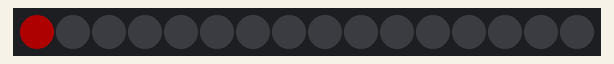
Simulated run of this sketch. Board: Arduino Uno, built with avr-gcc and run on an emulated ATmega328P. Shown: 16 RGB LEDs in strip order, left to right. Dim RGB values are drawn brighter than linear.

Above: at 0.15 s.
At 0.55 s:
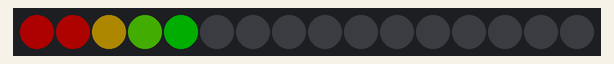
At 0.96 s:
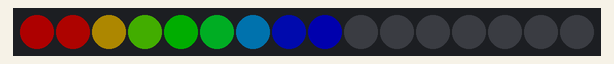
At 1.7 s:
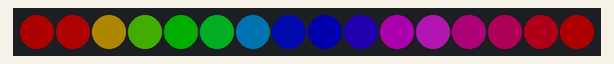

The sketch:

RGBW-KW-16-static.ino.ino
```cpp
// RGBW (Red Green Blue White Neo-Pixel starter code
// 16 LEDS with no loop inside of void loop()
// CW Coleman 170413

#include <Adafruit_NeoPixel.h>
#ifdef __AVR__
  #include <avr/power.h>
#endif

#define PIN 6

#define NUM_LEDS 16

#define BRIGHTNESS 50

Adafruit_NeoPixel strip = Adafruit_NeoPixel(NUM_LEDS, PIN, NEO_GRBW + NEO_KHZ800);


void setup() {
  Serial.begin(115200);
  strip.setBrightness(BRIGHTNESS);
  strip.begin();
  strip.show(); // Initialize all pixels to 'off'
}

// Initialize some variables for the void loop()
int led, red, green, blue, white;
int wait = 100;

void loop() {

  led = 0; red = 255; green = 0; blue = 0; white = 0;
  strip.setPixelColor(led, red, green , blue, white);
  delay(wait);
  strip.show();

  led = 1; red = 255; green = 10; blue = 0; white = 0;
  strip.setPixelColor(led, red, green , blue, white);
  delay(wait);
  strip.show();

  led = 2; red = 255; green = 200; blue = 0; white = 0;
  strip.setPixelColor(led, red, green , blue, white);
  delay(wait);
  strip.show();

  led = 3; red = 100; green = 255; blue = 0; white = 0;
  strip.setPixelColor(led, red, green , blue, white);
  delay(wait);
  strip.show();

  led = 4; red = 0; green = 255; blue = 0; white = 00;
  strip.setPixelColor(led, red, green , blue, white);
  delay(wait);
   strip.show();

  led = 5; red = 0; green = 255; blue = 55; white = 0;
  strip.setPixelColor(led, red, green , blue, white);
  delay(wait);
   strip.show();

  led = 6; red = 0; green = 170; blue = 255; white = 0;
  strip.setPixelColor(led, red, green , blue, white);
  delay(wait);
   strip.show();

    led = 7; red = 0; green = 20; blue = 255; white = 0;
  strip.setPixelColor(led, red, green , blue, white);
  delay(wait);
   strip.show();

    led = 8; red = 0; green = 0; blue = 255; white = 0;
  strip.setPixelColor(led, red, green , blue, white);
  delay(wait);
   strip.show();

    led = 9; red = 55; green = 0; blue = 255; white = 0;
  strip.setPixelColor(led, red, green , blue, white);
  delay(wait);
   strip.show();

    led = 10; red = 255; green = 0; blue = 255; white = 0;
  strip.setPixelColor(led, red, green , blue, white);
  delay(wait);
   strip.show();

    led = 11; red = 255; green = 0; blue = 255; white = 40;
  strip.setPixelColor(led, red, green , blue, white);
  delay(wait);
   strip.show();

    led = 12; red = 255; green = 0; blue = 180; white = 0;
  strip.setPixelColor(led, red, green , blue, white);
  delay(wait);
   strip.show();

    led = 13; red = 255; green = 0; blue = 128; white = 0;
  strip.setPixelColor(led, red, green , blue, white);
  delay(wait);
   strip.show();

   led = 14; red = 255; green = 0; blue = 40; white = 0;
  strip.setPixelColor(led, red, green , blue, white);
  delay(wait);
   strip.show();

  led = 15; red = 255; green = 0; blue = 8; white = 0;
  strip.setPixelColor(led, red, green , blue, white);
  delay(wait);
  strip.show();


}
```
